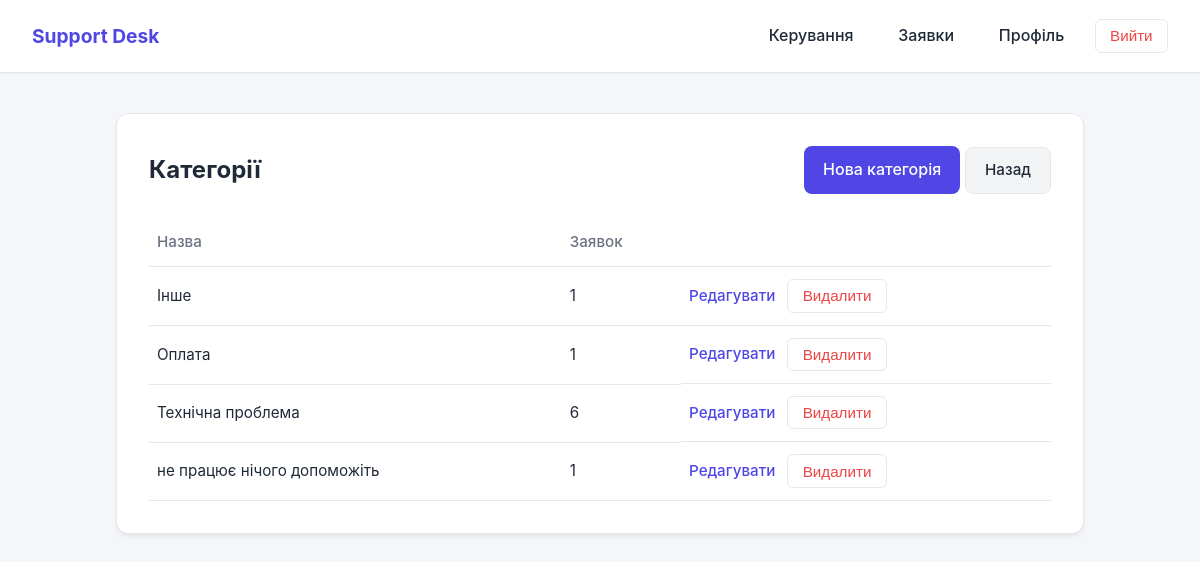
The page /manage/categories/ (signed in) on the database its author committed.
### applications/tickets/models.py (models this page shows, shortened)
class Category(models.Model):
    name = models.CharField(
        max_length=100,
        unique=True,
        verbose_name='Назва',
    )
    class Meta:
        verbose_name = 'Категорія'
        verbose_name_plural = 'Категорії'

### applications/manageboard/views.py (the view)
# urls.py: path('categories/', views.categories_view, name='manage_categories'),
@manager_required
def categories_view(request):
    return render(request, 'manageboard/categories.html', {'categories': get_categories()})

### applications/manageboard/selectors/manage_selectors.py (called while the page is built)
def get_categories():
    return Category.objects.annotate(tickets_count=Count('tickets')).order_by('name')

### applications/manageboard/templates/manageboard/categories.html (shortened to what this page needs)
{% extends 'applications/base.html' %}
{% block content %}
<div class="card card-wide">
    <div class="page-header">
        <h2>Категорії</h2>
        <div>
            <a href="{% url 'manage_category_create' %}" class="btn-primary">Нова категорія</a>
            <a href="{% url 'manage_dashboard' %}" class="btn-secondary" style="width:auto;margin-top:0">Назад</a>
        </div>
    </div>
    {% if categories %}
    <table class="table">
        <thead><tr><th>Назва</th><th>Заявок</th><th></th></tr></thead>
        <tbody>
            {% for c in categories %}
            <tr>
                <td>{{ c.name }}</td>
                <td>{{ c.tickets_count }}</td>
                <td style="display:flex;gap:0.75rem;align-items:center">
                    <a href="{% url 'manage_category_edit' c.id %}">Редагувати</a>
                    <form method="post" action="{% url 'manage_category_delete' c.id %}"
                          onsubmit="return confirm('Видалити категорію?')">
                        <button type="submit" class="btn-logout">Видалити</button>
                    </form>
                </td>
            </tr>
            {% endfor %}
        </tbody>
    </table>
    {% else %}
        <p class="empty">Категорій поки немає</p>
    {% endif %}
</div>
{% endblock %}

### rows shown on the page
Category: name "Інше", tickets_count "1"
Category: name "Оплата", tickets_count "1"
Category: name "Технічна проблема", tickets_count "6"
Category: name "не працює нічого допоможіть", tickets_count "1"
